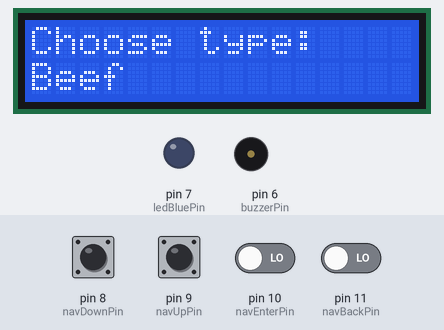
A sketch run on a simulated Arduino Uno, built with avr-gcc and run on an emulated ATmega328P. Shown: 16×2 character LCD, output pins drawn as LEDs (lit = HIGH), buzzer (waves = sounding). Inputs (shaded band) come from the test bench; at power-on: pin 8 (navDownPin), pin 9 (navUpPin), pin 10 (navEnterPin), pin 11 (navBackPin) LOW.

Above: at 4.3 s.
4.4 s: pin 10 (navEnterPin) driven HIGH
At 4.67 s:
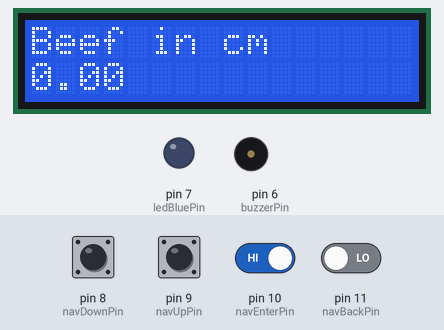
6.5 s: pin 9 (navUpPin) pulled HIGH for 1 s
At 8.8 s:
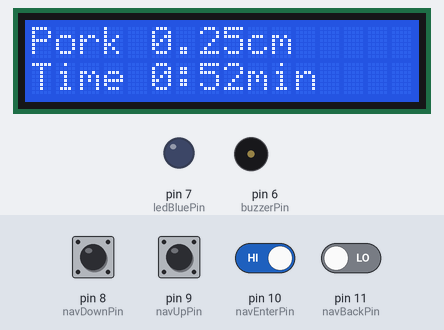
9.0 s: pin 11 (navBackPin) driven HIGH
At 10.06 s:
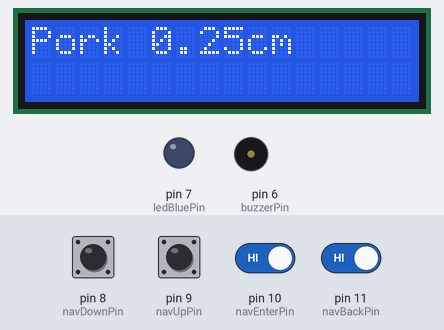
12.0 s: pin 8 (navDownPin) pulled HIGH for 0.15 s
At 12.18 s:
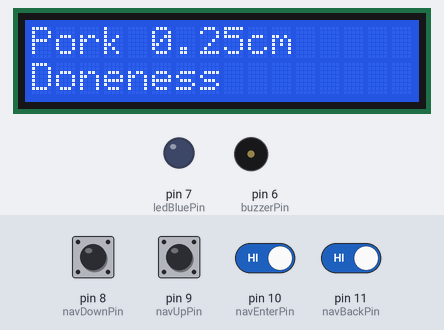
13.6 s: pin 10 (navEnterPin) driven LOW
At 14.01 s:
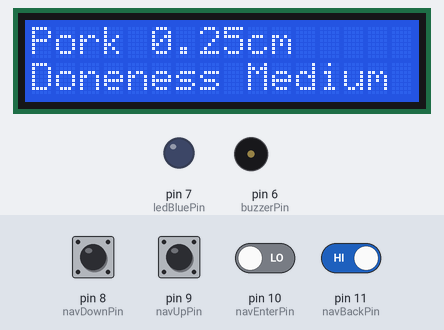
15.6 s: pin 9 (navUpPin) pulled HIGH for 1 s
At 16.8 s:
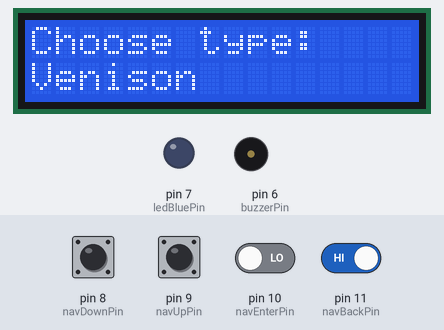
Timing chart, 0 to 18.6 s (numbered marks = the images above; inputs shaded):
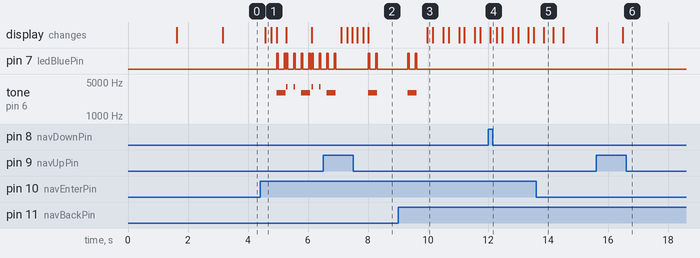

The sketch:

Cook_Timer.ino
```cpp
#include <LiquidCrystal_I2C.h>

#include <Wire.h>
//#include <LCD.h>

//LCD I2C Pinout
#define I2C_ADDR    0x27 // I2C Scanner
#define BACKLIGHT_PIN     3
#define En_pin  2
#define Rw_pin  1
#define Rs_pin  0
#define D4_pin  4
#define D5_pin  5
#define D6_pin  6
#define D7_pin  7

//Pinout
#define navDownPin 8
#define navUpPin 9
#define navEnterPin 10
#define navBackPin 11
#define ledBluePin 7
#define buzzerPin 6

//Variables
short funcKey = 0000;

short navDown = 0;
short navUp = 0;
short navEnter = 0;
short navBack = 0;
short navView = 0;
short cookTime = 0;

short menuSelect = 0;
String menuSelectString;
float cookSize = 0.00;
float steakFactor = 0.00;
float doneness = 0.00;

LiquidCrystal_I2C  lcd(0x27, 16, 2);

//Functions
void startSequence();
void cookMenu();            //funcKey 0000
void cookSelectSize();      //funcKey 0001
void donenessSelect();      //funcKey 0002
int cookTimer();            //funcKey 0003
int cookTimerEndside();    //funcKey 0004
void ledBlinkShort();
void timerAlarm();


void setup()
{
  //LCD Setup
  lcd.begin (16, 2);
  lcd.backlight();
  lcd.home ();

  //Pinmodes
  pinMode(ledBluePin, OUTPUT);

  startSequence();

}

void loop()
{
  if (funcKey == 0000)
  {
    cookMenu();
    delay(150);
  }
  if (funcKey == 0001)
  {
    cookSelectSize();
    delay(150);
  }
  if (funcKey == 0002)
  {
    donenessSelect();
    delay(150);
  }
}

void startSequence()
{
  lcd.clear();
  lcd.setCursor(2, 0);
  lcd.print("iEM Systems");
  lcd.setCursor(0, 1);
  lcd.print("****************");
  delay(1500);

  lcd.clear();
  lcd.setCursor(1, 0);
  lcd.print("Kitchen Timer");
  lcd.setCursor(0, 1);
  lcd.print("****************");
  delay(1500);
}

void cookMenu()
{
  navView = 0;
  lcd.clear();
  lcd.setCursor(0, 0);
  lcd.print("Choose type:");

  while (navEnter == 0)
  {
    navDown = digitalRead(navDownPin);
    navUp = digitalRead(navUpPin);
    navEnter = digitalRead(navEnterPin);
    navBack = digitalRead(navBackPin);

    if (navDown == HIGH && navView != 0)
    {
      lcd.setCursor(0, 1);
      lcd.print("                ");
      navView--;
      delay(200);
    }
    if (navUp == HIGH && navView != 4)
    {
      lcd.setCursor(0, 1);
      lcd.print("                ");
      navView++;
      delay(200);
    }
    if (navView == 0)
    {
      menuSelectString = "Beef";
      steakFactor = 2.75;
      lcd.setCursor(0, 1);
      lcd.print("Beef");
    }
    if (navView == 1)
    {
      menuSelectString = "Pork";
      steakFactor = 3.50;
      lcd.setCursor(0, 1);
      lcd.print("Pork");
    }
    if (navView == 2)
    {
      menuSelectString = "Chicken";
      steakFactor = 3.65;
      lcd.setCursor(0, 1);
      lcd.print("Chicken");
    }
    if (navView == 3)
    {
      menuSelectString = "Fish";
      steakFactor = 2.50;
      lcd.setCursor(0, 1);
      lcd.print("Fish");
    }
    if (navView == 4)
    {
      menuSelectString = "Venison";
      steakFactor = 2.20;
      lcd.setCursor(0, 1);
      lcd.print("Venison");
    }
  }
  if (navEnter == 1)
  {
    menuSelect = navView;
    navEnter = 0;
    funcKey = 0001;
    return;
  }
}

void cookSelectSize()
{
  navEnter = 0;
  lcd.clear();
  lcd.setCursor(0, 0);
  lcd.print(menuSelectString);
  lcd.print(" in cm");

  while (navEnter == 0 && navBack == 0)
  {
    navDown = digitalRead(navDownPin);
    navUp = digitalRead(navUpPin);
    navEnter = digitalRead(navEnterPin);
    navBack = digitalRead(navBackPin);

    lcd.setCursor(0, 1);
    lcd.print(cookSize);

    if (navDown == HIGH && cookSize != 0.00)
    {
      cookSize = cookSize - 0.25;
      delay(150);
      lcd.setCursor(0, 1);
      lcd.print(cookSize);
    }
    if (navUp == HIGH && cookSize != 5.00)
    {
      cookSize = cookSize + 0.25;
      delay(150);
      lcd.setCursor(0, 1);
      lcd.print(cookSize);
    }
  }
  if (navEnter == 1)
  {
    navEnter = 0;
    funcKey = 0002;
    return;
  }
  if (navBack = 1)
  {
    navBack = 0;
    funcKey = 0000;
    delay(150);
    return;
  }
}

void donenessSelect()
{
  navEnter = 0;
  navView = 1;
  lcd.setCursor(0, 1);
  lcd.print("                ");
  lcd.setCursor(0, 1);
  lcd.print("Doneness ");
  lcd.setCursor(9, 1);

  while (navEnter == 0 && navBack == 0)
  {
    navDown = digitalRead(navDownPin);
    navUp = digitalRead(navUpPin);
    navEnter = digitalRead(navEnterPin);
    navBack = digitalRead(navBackPin);

    if (navDown == HIGH && navView != 0)
    {
      navView--;
      delay(200);
    }
    if (navUp == HIGH && navView != 2)
    {
      navView++;
      delay(200);
    }
    if (navView == 0)
    {
      doneness = 0.80;
      lcd.setCursor(9, 1);
      lcd.print("Rare  ");
    }
    if (navView == 1)
    {
      doneness = 1.0;
      lcd.setCursor(9, 1);
      lcd.print("Medium");
    }
    if (navView == 2)
    {
      doneness = 1.20;
      lcd.setCursor(9, 1);
      lcd.print("Well  ");
    }
  }
  if (navEnter == 1)
  {
    navEnter = 0;
    funcKey = 0000;
    if (cookTimer() == 0) {
      funcKey = 0000;
      return;
    }
    else
    {
      funcKey = 0002;
      return;
    }

  }
  if (navBack = 1)
  {
    navBack = 0;
    funcKey = 0001;
    delay(150);
    return;
  }
}

int cookTimer()
{
  short mins = 0;
  short secs = 0;

  lcd.setCursor(0, 1);
  lcd.print("                ");
  delay(150);   //Realese navEnter delay

  while (navEnter == 0)
  {
    navEnter = 0;
    lcd.setCursor(0, 0);
    lcd.print(menuSelectString);
    lcd.print(" ");
    lcd.print(cookSize);
    lcd.print("cm");

    cookTime = cookSize * steakFactor * 60.00 * doneness; //Steak Factor * 1 minute * Doneness
    mins = cookTime / 60;
    secs = cookTime % 60;
    lcd.setCursor(0, 1);
    lcd.print("Time ");
    lcd.print(mins);
    lcd.print(":");
    lcd.print(secs);
    lcd.print("min        ");

    navEnter = digitalRead(navEnterPin);
    navBack = digitalRead(navBackPin);

    if (navBack == 1)
    {
      navBack = 0;
      delay(150);
      return 1;
    }
  }


  while (navEnter == 1 && navBack == 0)
  {
    ledBlinkShort();

    for (cookTime; cookTime > 0; cookTime--)
    {
      mins = cookTime / 60;
      secs = cookTime % 60;
      lcd.setCursor(0, 1);
      lcd.print("Time ");
      lcd.print(mins);
      lcd.print(":");
      lcd.print(secs);
      lcd.print("min      ");
      delay(1000);
      navBack = digitalRead(navBackPin);
      if (navBack == 1)
      {
        navBack = 0;
        ledBlinkShort();
        delay(150);
        return 1;
      }
    }
    timerAlarm("Switch side-->");
    if (cookTimerEndside() == 0) {
      return 0;
    }
    else
    {
      return 1;
    }
  }
}

int cookTimerEndside()
{
  short mins = 0;
  short secs = 0;

  cookTime = cookSize * (steakFactor * 0.80) * 60.00 * doneness; //Steak Factor Endside * 1 minute * Doneness
  mins = cookTime / 60;
  secs = cookTime % 60;
  lcd.setCursor(0, 1);
  lcd.print("Time ");
  lcd.print(mins);
  lcd.print(":");
  lcd.print(secs);
  lcd.print("min        ");

  for (cookTime; cookTime > 0; cookTime--)
  {
    mins = cookTime / 60;
    secs = cookTime % 60;
    lcd.setCursor(0, 1);
    lcd.print("*Time ");
    lcd.print(mins);
    lcd.print(":");
    lcd.print(secs);
    lcd.print("min     ");
    delay(1000);
    navBack = digitalRead(navBackPin);
    if (navBack == 1)
    {
      navBack = 0;
      ledBlinkShort();
      delay(150);
      return 1;
    }
  }
  timerAlarm(" --Steak Done-- ");
  return 0;
}

void ledBlinkShort()
{
  digitalWrite(ledBluePin, HIGH);
  tone(buzzerPin, 3000, 300);
  delay(50);
  digitalWrite(ledBluePin, LOW);
  delay(200);
  digitalWrite(ledBluePin, HIGH);
  delay(50);
  digitalWrite(ledBluePin, LOW);
}

void timerAlarm(String lcdPrint)
{
  short i = 0;

  navEnter = 0;
  lcd.setCursor(0, 1);
  lcd.print("                ");
  lcd.setCursor(0, 1);
  lcd.print(lcdPrint);

  while (navEnter == 0)
  {
    navEnter = digitalRead(navEnterPin);

    digitalWrite(ledBluePin, HIGH);
    tone(buzzerPin, 4000, 50);
    delay(50);
    digitalWrite(ledBluePin, LOW);
    delay(200);
    digitalWrite(ledBluePin, HIGH);
    tone(buzzerPin, 4000, 50);
    delay(50);
    digitalWrite(ledBluePin, LOW);
    delay(200);
    i++;
    if (i >= 100)
    {
      navEnter = 1;
    }
  }

  if (navEnter == 1)
  {
    ledBlinkShort();
    navEnter = 0;
  }
}
```

Measured:
- after the input at 4.4 s, tone on pin 6 (buzzerPin): plays 3000 Hz for 0.30 s, 4000 Hz for 0.05 s, 4000 Hz for 0.05 s, 3000 Hz for 0.30 s, 4000 Hz for 0.05 s, 4000 Hz for 0.05 s, starting after 0.55 s; the display: changes after 0.17 s (image 1)
- after the input at 6.5 s, the display: first changes after 0.61 s (image 2 shows a later state)
- after the input at 9.0 s, pin 7 (ledBluePin): alternates HIGH for 0.05 s and LOW for 0.20 s, 4 changes in all, then stays LOW, starting after 0.33 s; tone on pin 6 (buzzerPin): silent → 3000 Hz after 0.33 s, → silent 0.30 s later; the display: changes after 0.98 s (image 3)
- after the input at 12.0 s, the display: changes after 0.07 s (image 4)
- after the input at 13.6 s, the display: changes after 0.26 s (image 5)
- after the input at 15.6 s, the display: first changes at once (image 6 shows a later state)
